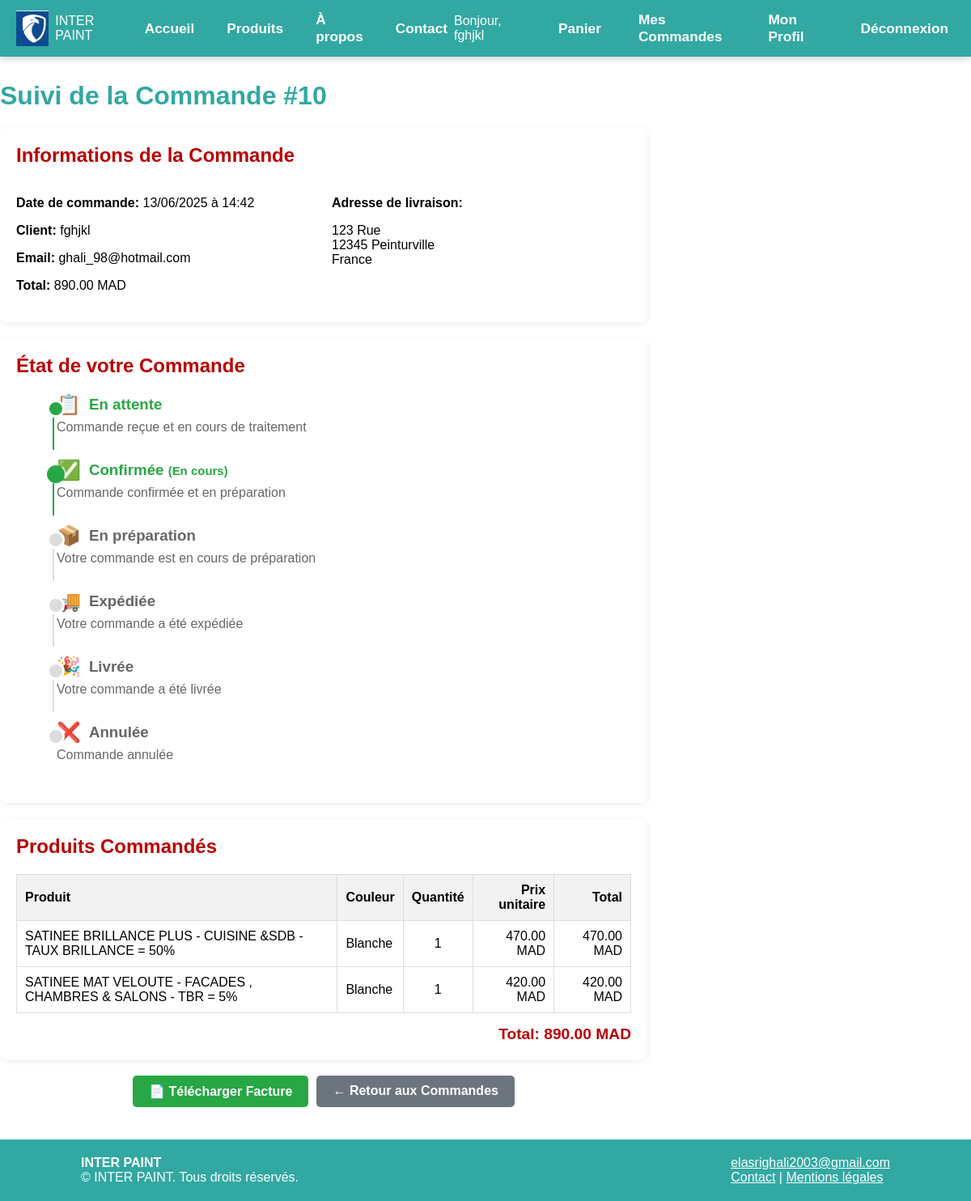
/store/commandes/suivi/10/ (signed in), run on the app's committed database.
### store/models.py (models this page shows, shortened)
class Order(models.Model):
    STATUS_CHOICES = [
        ('En attente', 'En attente'),
        ('Confirmée', 'Confirmée'),
        ('En préparation', 'En préparation'),
        ('Expédiée', 'Expédiée'),
        ('Livrée', 'Livrée'),
        ('Annulée', 'Annulée'),
    ]
    user = models.ForeignKey(User, on_delete=models.CASCADE)
    created_at = models.DateTimeField(auto_now_add=True)
    total = models.DecimalField(max_digits=10, decimal_places=2)
    status = models.CharField(max_length=20, choices=STATUS_CHOICES, default='En attente')
    shipping_address = models.CharField(max_length=255, blank=True, null=True)
    shipping_city = models.CharField(max_length=100, blank=True, null=True)
    shipping_postal_code = models.CharField(max_length=20, blank=True, null=True)
    shipping_country = models.CharField(max_length=100, blank=True, null=True)

class OrderItem(models.Model):
    order = models.ForeignKey(Order, on_delete=models.CASCADE, related_name='items')
    product = models.ForeignKey(PaintProduct, on_delete=models.CASCADE)
    quantity = models.PositiveIntegerField()
    price = models.DecimalField(max_digits=8, decimal_places=2)
    def get_total(self):
        return self.quantity * self.price

class PaintProduct(models.Model):
    GAMME_CHOICES = [
        ('luxe', 'Gamme de Luxe'),
        ('pro', 'Gamme Pro'),
    ]
    name = models.CharField(max_length=100)
    description = models.TextField()
    price = models.DecimalField(max_digits=8, decimal_places=2)
    color = models.CharField(max_length=50)
    stock = models.PositiveIntegerField()
    category = models.ForeignKey(Category, on_delete=models.CASCADE, related_name='products', null=True, blank=True)
    gamme = models.CharField(max_length=10, choices=GAMME_CHOICES, default='pro', verbose_name='Gamme')
    image_url = models.URLField(blank=True, null=True)
    image = models.ImageField(upload_to='products/', blank=True, null=True)
    lessivage = models.BooleanField(choices=[(True, 'Oui'), (False, 'Non')], default=False, verbose_name='Lessivage')
    colissage = models.DecimalField(max_digits=6, decimal_places=2, blank=True, null=True, verbose_name='Colissage (kg)')

### store/views.py (the view)
# urls.py: path('commandes/suivi/<int:pk>/', views.order_tracking, name='order_tracking'),
@login_required
def order_tracking(request, pk):
    order = get_object_or_404(Order, pk=pk, user=request.user)
    order_steps = [
        {'status': 'En attente', 'description': 'Commande reçue et en cours de traitement', 'icon': '📋'},
        {'status': 'Confirmée', 'description': 'Commande confirmée et en préparation', 'icon': '✅'},
        {'status': 'En préparation', 'description': 'Votre commande est en cours de préparation', 'icon': '📦'},
        {'status': 'Expédiée', 'description': 'Votre commande a été expédiée', 'icon': '🚚'},
        {'status': 'Livrée', 'description': 'Votre commande a été livrée', 'icon': '🎉'},
        {'status': 'Annulée', 'description': 'Commande annulée', 'icon': '❌'},
    ]
    current_step_index = None
    for i, step in enumerate(order_steps):
        if step['status'] == order.status:
            current_step_index = i
            break
    context = {
        'order': order,
        'order_steps': order_steps,
        'current_step_index': current_step_index,
    }
    return render(request, 'store/order_tracking.html', context)

### store/templates/store/order_tracking.html (shortened to what this page needs)
{% extends 'store/base.html' %}
{% block content %}
<div class="container" style="max-width:800px;">
    <h1 style="color:#32a8a2;">Suivi de la Commande #{{ order.id }}</h1>
    <div style="background:#fff;padding:20px;border-radius:8px;box-shadow:0 2px 8px #eee;margin-bottom:20px;">
        <h2 style="color:#b80000;margin-top:0;">Informations de la Commande</h2>
        <div style="display:grid;grid-template-columns:1fr 1fr;gap:20px;">
            <div>
                <p><strong>Date de commande:</strong> {{ order.created_at|date:"d/m/Y à H:i" }}</p>
                <p><strong>Client:</strong> {{ order.user.username }}</p>
                {% if order.user.email %}
                <p><strong>Email:</strong> {{ order.user.email }}</p>
                {% endif %}
                <p><strong>Total:</strong> {{ order.total }} MAD</p>
            </div>
            <div>
                <p><strong>Adresse de livraison:</strong></p>
                {% if order.shipping_address %}
                    <p>{{ order.shipping_address }}<br>
                    {{ order.shipping_postal_code }} {{ order.shipping_city }}<br>
                    {{ order.shipping_country }}</p>
                {% else %}
                    <p><em>Non spécifiée</em></p>
                {% endif %}
            </div>
        </div>
    </div>
    <div style="background:#fff;padding:20px;border-radius:8px;box-shadow:0 2px 8px #eee;margin-bottom:20px;">
        <h2 style="color:#b80000;margin-top:0;">État de votre Commande</h2>
        <div style="position:relative;padding-left:30px;">
            {% for step in order_steps %}
            <div style="position:relative;margin-bottom:30px;">
                {% if not forloop.last %}
                <div style="position:absolute;left:15px;top:30px;width:2px;height:40px;background-color:{% if forloop.counter0 <= current_step_index %}#28a745{% else %}#ddd{% endif %};"></div>
                {% endif %}
                <div style="position:absolute;left:8px;top:8px;width:16px;height:16px;border-radius:50%;background-color:{% if forloop.counter0 <= current_step_index %}#28a745{% else %}#ddd{% endif %};border:3px solid {% if forloop.counter0 == current_step_index %}#28a745{% else %}#fff{% endif %};"></div>
                <div style="margin-left:20px;">
                    <div style="display:flex;align-items:center;gap:10px;margin-bottom:5px;">
                        <span style="font-size:1.5em;">{{ step.icon }}</span>
                        <h3 style="margin:0;color:{% if forloop.counter0 == current_step_index %}#28a745{% elif forloop.counter0 < current_step_index %}#28a745{% else %}#666{% endif %};">
                            {{ step.status }}
                            {% if forloop.counter0 == current_step_index %}
                            <span style="font-size:0.8em;color:#28a745;">(En cours)</span>
                            {% endif %}
                        </h3>
                    </div>
                    <p style="margin:0;color:#666;">{{ step.description }}</p>
                </div>
            </div>
            {% endfor %}
        </div>
    </div>
    <div style="background:#fff;padding:20px;border-radius:8px;box-shadow:0 2px 8px #eee;margin-bottom:20px;">
        <h2 style="color:#b80000;margin-top:0;">Produits Commandés</h2>
        <table style="width:100%;border-collapse:collapse;">
            <thead>
                <tr style="background:#f2f2f2;">
                    <th style="padding:10px;border:1px solid #ddd;text-align:left;">Produit</th>
                    <th style="padding:10px;border:1px solid #ddd;text-align:left;">Couleur</th>
                    <th style="padding:10px;border:1px solid #ddd;text-align:center;">Quantité</th>
                    <th style="padding:10px;border:1px solid #ddd;text-align:right;">Prix unitaire</th>
                    <th style="padding:10px;border:1px solid #ddd;text-align:right;">Total</th>
                </tr>
            </thead>
            <tbody>
                {% for item in order.items.all %}
                <tr>
                    <td style="padding:10px;border:1px solid #ddd;">{{ item.product.name }}</td>
                    <td style="padding:10px;border:1px solid #ddd;">{{ item.product.color }}</td>
                    <td style="padding:10px;border:1px solid #ddd;text-align:center;">{{ item.quantity }}</td>
                    <td style="padding:10px;border:1px solid #ddd;text-align:right;">{{ item.price }} MAD</td>
                    <td style="padding:10px;border:1px solid #ddd;text-align:right;">{{ item.get_total }} MAD</td>
                </tr>
                {% endfor %}
            </tbody>
        </table>
        <div style="text-align:right;margin-top:15px;font-size:1.2em;font-weight:bold;color:#b80000;">
            Total: {{ order.total }} MAD
        </div>
    </div>
    <div style="display:flex;gap:10px;justify-content:center;margin-top:20px;">
        <a href="{% url 'store:order_detail_pdf' order.pk %}" class="btn" style="background:#28a745;color:#fff;padding:10px 20px;text-decoration:none;border-radius:5px;" target="_blank">
            📄 Télécharger Facture
        </a>
        <a href="{% url 'store:order_history' %}" class="btn" style="background:#6c757d;color:#fff;padding:10px 20px;text-decoration:none;border-radius:5px;">
            ← Retour aux Commandes
        </a>
    </div>
</div>
{% endblock %}

### store/templates/store/base.html (shortened to what this page needs)
{% load static %}
<!DOCTYPE html>
<html lang="fr">
<head>
</head>
<body>
    <div class="navbar">
        <div class="container">
            <div class="left">
                <div class="logo">
                    <img src="{% static 'images/paint_shop_logo.png' %}">
                    <span>INTER PAINT</span>
                </div>
                <a href="{% url 'home' %}">Accueil</a>
                <a href="{% url 'store:product_list' %}">Produits</a>
                <a href="{% url 'store:about' %}">À propos</a>
                <a href="{% url 'store:contact' %}">Contact</a>
            </div>
            <div class="right">
                {% if user.is_authenticated %}
                    <span class="user">Bonjour, {{ user.username }}</span>
                    <a href="{% url 'store:cart_detail' %}">Panier</a>
                    <a href="{% url 'store:order_history' %}">Mes Commandes</a>
                    <a href="{% url 'store:profile_update' %}">Mon Profil</a>
                    <a href="{% url 'store:logout' %}">Déconnexion</a>
                {% else %}
                    <a href="{% url 'store:login' %}">Connexion</a>
                    <a href="{% url 'store:register' %}">Inscription</a>
                {% endif %}
            </div>
        </div>
    </div>
    {% block content %}{% endblock %}
    <footer>
        <div style="max-width:1000px;margin:0 auto;display:flex;justify-content:space-between;align-items:center;flex-wrap:wrap;">
            <div>
                <strong>INTER PAINT</strong><br>
                &copy; {{ now|date:'Y' }} INTER PAINT. Tous droits réservés.
            </div>
            <div>
                <a href="mailto:elasrighali2003@gmail.com">elasrighali2003@gmail.com</a><br>
                <a href="{% url 'store:contact' %}">Contact</a> |
                <a href="#">Mentions légales</a>
            </div>
        </div>
    </footer>
</body>
</html>

### store/templates/store/base.html (style rules this page uses)
body { font-family: Arial, sans-serif; background: #fff; margin: 0; }
.navbar { background: #32a8a2; color: #fff; padding: 0; margin-bottom: 30px; box-shadow: 0 2px 8px #ccc; }
.navbar .container { max-width: 1400px; margin: 0 auto; display: flex; justify-content: space-between; align-items: center; padding: 0 20px; height: 70px; }
.navbar .left { display: flex; align-items: center; gap: 24px; }
.navbar .logo { display: flex; align-items: center; margin-right: 18px; }
.navbar .logo img { height: 44px; width: auto; margin-right: 8px; }
.navbar a { color: #fff; text-decoration: none; font-weight: bold; padding: 0 8px; font-size: 1.08em; transition: color 0.2s; }
.navbar .right { display: flex; align-items: center; gap: 30px; }
.navbar .user { margin-right: 10px; }
.btn, button { background: #32a8a2; color: #fff; border: none; border-radius: 4px; padding: 8px 18px; font-weight: bold; cursor: pointer; text-decoration: none; transition: background 0.2s; }
footer { background: #32a8a2; color: #fff; padding: 20px 0; margin-top: 40px; }
footer a { color: #fff; }

### data on the page
Order: id "10", created_at "13/06/2025 à 14:42", user.username "fghjkl", user.email "ghali_98@hotmail.com", total "890.00", shipping_address "123 Rue", shipping_postal_code "12345", shipping_city "Peinturville", shipping_country "France"
OrderItem: product.name "SATINEE BRILLANCE PLUS - CUISINE &SDB - TAUX BRILLANCE = 50%", product.color "Blanche", quantity "1", price "470.00", get_total "470.00"
OrderItem: product.name "SATINEE MAT VELOUTE - FACADES , CHAMBRES & SALONS - TBR = 5%", product.color "Blanche", quantity "1", price "420.00", get_total "420.00"

### other printed values
{{ user.username }} "fghjkl"
{{ step.icon }} "📋" "✅" "📦" "🚚" "🎉" "❌"
{{ step.status }} "En attente" "Confirmée" "En préparation" "Expédiée" "Livrée" "Annulée"
{{ step.description }} "Commande reçue et en cours de traitement" "Commande confirmée et en préparation" "Votre commande est en cours de préparation" "Votre commande a été expédiée" "Votre commande a été livrée" "Commande annulée"
